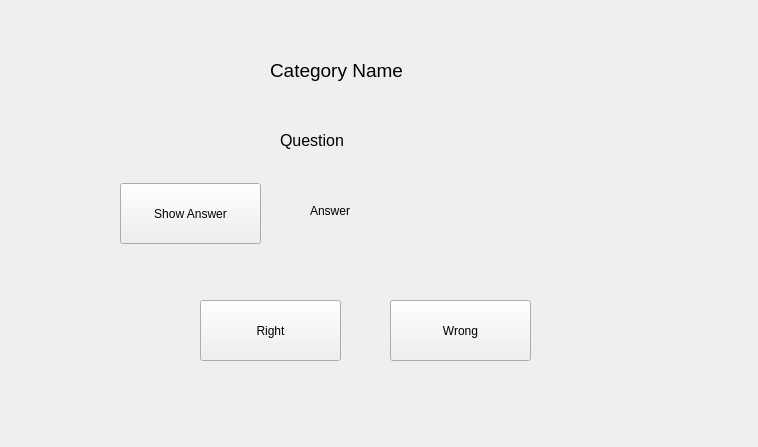
<?xml version="1.0" encoding="UTF-8"?>
<ui version="4.0">
 <class>gameAnswer</class>
 <widget class="QWidget" name="gameAnswer">
  <property name="geometry">
   <rect>
    <x>0</x>
    <y>0</y>
    <width>758</width>
    <height>447</height>
   </rect>
  </property>
  <property name="windowTitle">
   <string>Form</string>
  </property>
  <widget class="QLabel" name="categoryName">
   <property name="geometry">
    <rect>
     <x>270</x>
     <y>40</y>
     <width>291</width>
     <height>61</height>
    </rect>
   </property>
   <property name="font">
    <font>
     <pointsize>14</pointsize>
    </font>
   </property>
   <property name="text">
    <string>Category Name</string>
   </property>
  </widget>
  <widget class="QLabel" name="question">
   <property name="geometry">
    <rect>
     <x>280</x>
     <y>110</y>
     <width>181</width>
     <height>61</height>
    </rect>
   </property>
   <property name="font">
    <font>
     <pointsize>12</pointsize>
    </font>
   </property>
   <property name="text">
    <string>Question</string>
   </property>
  </widget>
  <widget class="QPushButton" name="showAnswer">
   <property name="geometry">
    <rect>
     <x>120</x>
     <y>183</y>
     <width>141</width>
     <height>61</height>
    </rect>
   </property>
   <property name="text">
    <string>Show Answer</string>
   </property>
  </widget>
  <widget class="QPushButton" name="right">
   <property name="geometry">
    <rect>
     <x>200</x>
     <y>300</y>
     <width>141</width>
     <height>61</height>
    </rect>
   </property>
   <property name="text">
    <string>Right</string>
   </property>
  </widget>
  <widget class="QPushButton" name="wrong">
   <property name="geometry">
    <rect>
     <x>390</x>
     <y>300</y>
     <width>141</width>
     <height>61</height>
    </rect>
   </property>
   <property name="text">
    <string>Wrong</string>
   </property>
  </widget>
  <widget class="QLabel" name="answer">
   <property name="geometry">
    <rect>
     <x>310</x>
     <y>180</y>
     <width>181</width>
     <height>61</height>
    </rect>
   </property>
   <property name="text">
    <string>Answer</string>
   </property>
  </widget>
 </widget>
 <resources/>
 <connections/>
</ui>
